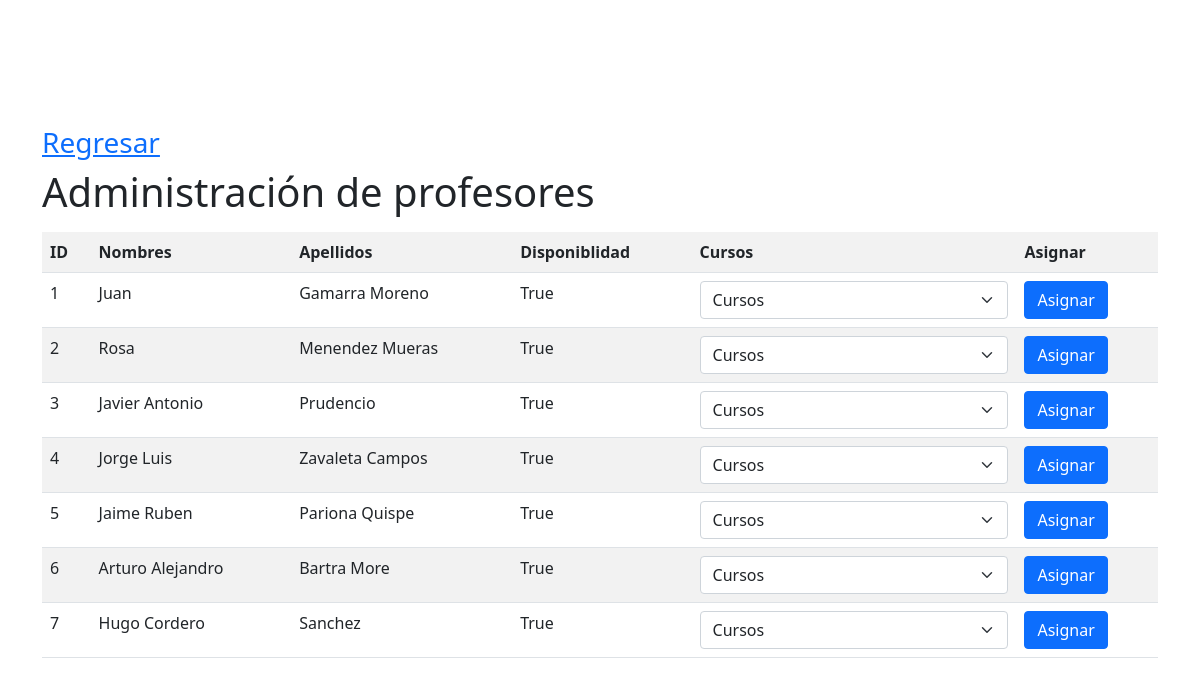
The page /adminpage on the database its author committed.
### db/models/teacher.py (models this page shows)
class Teacher(Base):
    __tablename__ = "teacher"
    id_teacher = Column(Integer, primary_key=True,
                        index=True, autoincrement=True)
    names = Column(String)
    lastnames = Column(String)
    is_available = Column(Boolean, default=True)
    photo_url = Column(String)

### api/routes/route_homepage.py (the view)
@general_pages_router.get("/")
async def home(request: Request):
    return templates.TemplateResponse("pages/homepage.html", {"request": request})

### templates/pages/adminpage.html (shortened to what this page needs)
{% extends "shared/base.html" %} {% block title %}
<link href="{{ url_for('static', path='/styles.css') }}" rel="stylesheet" />
{% endblock %} {% block content %}
<div
  class="container-fluid d-flex justify-content-center align-items-center vh-100"
>
  <div class="container">
    <a href="/">
      <h3>Regresar</h3>
    </a>
    <h1>Administración de profesores</h1>
    <table class="table table-striped mt-3">
      <tr>
        <th scope="col">ID</th>
        <th scope="col">Nombres</th>
        <th scope="col">Apellidos</th>
        <th scope="col">Disponiblidad</th>
        <th scope="col">Cursos</th>
        <th scope="col">Asignar</th>
      </tr>
      {% for item in teacher_data %}
      <tr>
        <td>{{ item.id_teacher }}</td>
        <td>{{ item.names }}</td>
        <td>{{ item.lastnames }}</td>
        <td>{{ item.is_available }}</td>
        <td>
            <select
            class="form-select curso-select"
            aria-label="Default select example"
            >
            <option selected>Cursos</option></option>
          </select>
      </td>
      <td>
          <button type="button" class="btn btn-primary" data-bs-toggle="modal" data-bs-target="#exampleModal">Asignar</button>
        </td>
      </tr>
      {% endfor %}
    </table>
  </div>
</div>
{% endblock %}

### templates/shared/base.html (shortened to what this page needs)
<!DOCTYPE html>
<html lang="es">
  <head>
    <link
      href="https://cdn.jsdelivr.net/npm/bootstrap@5.0.2/dist/css/bootstrap.min.css"
      rel="stylesheet"
    />
    {% block title %} {% endblock %}
  </head>
  <body>
    {% block content %} {% endblock %}
  </body>
</html>

### rows shown on the page
Teacher: id_teacher "1", names "Juan", lastnames "Gamarra Moreno", is_available "True"
Teacher: id_teacher "2", names "Rosa", lastnames "Menendez Mueras", is_available "True"
Teacher: id_teacher "3", names "Javier Antonio", lastnames "Prudencio", is_available "True"
Teacher: id_teacher "4", names "Jorge Luis", lastnames "Zavaleta Campos", is_available "True"
Teacher: id_teacher "5", names "Jaime Ruben", lastnames "Pariona Quispe", is_available "True"
Teacher: id_teacher "6", names "Arturo Alejandro", lastnames "Bartra More", is_available "True"
Teacher: id_teacher "7", names "Hugo Cordero", lastnames "Sanchez", is_available "True"
